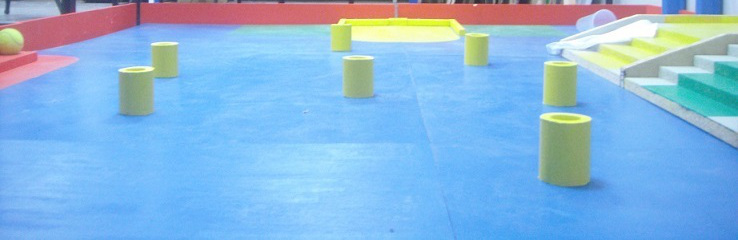
#> input picture Informatique/ColorDetection/test1.JPG, 738 x 240 px
$ python -i CannyDetection.py   (imports and definitions only)
#> lines starting #> are read from the running program, lines starting #| are printed output that depends on the picture; after the words box and inside, x2 and y2 are one past the last pixel; in counts of white or black regions, pixels touching at a corner belong together
#> further down, picture is the input picture: shape (240, 738, 3); mean B, G, R 221.6, 182.3, 136
# -*- coding: utf-8 -*-
"""
Created on Wed Dec 17 23:51:20 2014

@author: Darkpudding
"""

import numpy as np
import cv2

class CannyDetection:

    # used in cv2.createTrackBar
    @staticmethod
    def nothing(x):
        pass

    @staticmethod
    def runImage(imgOriginal):

        # set up the HSV color of our objects
        cv2.namedWindow('Reglage Couleur')
        cv2.createTrackbar("LowH", "Reglage Couleur", 0, 179, CannyDetection.nothing); # Hue (0 - 179)
        cv2.createTrackbar("HighH", "Reglage Couleur", 179, 179, CannyDetection.nothing);
        cv2.createTrackbar("LowS", "Reglage Couleur", 0, 255, CannyDetection.nothing); # Saturation (0 - 255)
        cv2.createTrackbar("HighS", "Reglage Couleur", 255, 255, CannyDetection.nothing);
        cv2.createTrackbar("LowV", "Reglage Couleur", 0, 255, CannyDetection.nothing); # Value (0 - 255)
        cv2.createTrackbar("HighV", "Reglage Couleur", 255, 255, CannyDetection.nothing);
        cv2.createTrackbar("Resolution", "Reglage Couleur", 5, 10, CannyDetection.nothing); # erode, dilate size

        imgThresholded = imgOriginal.copy()

        while True:

            imgHSV = cv2.cvtColor(imgOriginal, cv2.COLOR_BGR2HSV) # Convert the captured frame from BGR to HSV
#> imgHSV: shape (240, 738, 3); mean H, S, V 100.2, 118.1, 234.1
            # lowe_HSV= [LowH,LowS,LowV]  upper_HSV = [HighH,HighS,HighV]
            lower_HSV = np.array([cv2.getTrackbarPos('LowH','Reglage Couleur'),cv2.getTrackbarPos('LowS','Reglage Couleur'),cv2.getTrackbarPos('LowV','Reglage Couleur')])
            upper_HSV = np.array([cv2.getTrackbarPos('HighH','Reglage Couleur'),cv2.getTrackbarPos('HighS','Reglage Couleur'),cv2.getTrackbarPos('HighV','Reglage Couleur')])
            s = cv2.getTrackbarPos("Resolution", "Reglage Couleur")+1  # erode, dilate size

            imgThresholded = cv2.inRange(imgHSV, lower_HSV, upper_HSV) #Threshold the image
#> imgThresholded: shape (240, 738); every value is 255

            # morphological opening (remove small objects from the foreground)
            imgThresholded = cv2.erode(imgThresholded, cv2.getStructuringElement(cv2.MORPH_ELLIPSE, (s, s)) );
            imgThresholded = cv2.dilate(imgThresholded, cv2.getStructuringElement(cv2.MORPH_ELLIPSE, (s, s)) );

            # morphological closing (fill small holecv2.createTrackbar("Resolution", "Control", 5, 10, ColorDetection.nothing);s in the foreground)
            imgThresholded = cv2.dilate(imgThresholded, cv2.getStructuringElement(cv2.MORPH_ELLIPSE, (s, s)) );
            imgThresholded = cv2.erode(imgThresholded, cv2.getStructuringElement(cv2.MORPH_ELLIPSE, (s, s)) );

            cv2.imshow("Thresholded Image", imgThresholded); # show the thresholded image
            cv2.imshow("Original", imgOriginal); # show the original image

            if cv2.waitKey(30) == 27: # wait for 'esc' key press for 30ms. If 'esc' key is pressed, break loop
#> (key Esc is pressed here)
                print("esc key is pressed by user")
                break

        # Release the windows
        cv2.destroyAllWindows()

        #----------------------------------------
        # Shape detection part

        cv2.namedWindow('Control') # create a window called "Control"

        # Create trackbars in "Control" window
        cv2.createTrackbar("e", "Control", 0,255, CannyDetection.nothing);
        cv2.createTrackbar("rogner", "Control", 28,255, CannyDetection.nothing);
        cv2.createTrackbar("canny1", "Control", 0,255, CannyDetection.nothing);
        cv2.createTrackbar("canny2", "Control", 28,255, CannyDetection.nothing);

        while True:

            e = cv2.getTrackbarPos("e", "Control") # TEST
            i = cv2.getTrackbarPos("rogner", "Control")
            t1 = cv2.getTrackbarPos("canny1", "Control")
            t2 = cv2.getTrackbarPos("canny2", "Control")

            # Contours simple
            imgContours = imgThresholded.copy()
            contours,_ = cv2.findContours(imgContours,cv2.RETR_TREE,cv2.CHAIN_APPROX_SIMPLE)
#> contours = [[[0, 0], [0, 239], [737, 239], [737, 0]]]
            imgContours = imgOriginal.copy()
            cv2.drawContours(imgContours, contours, -1, (0,255,0), 2)
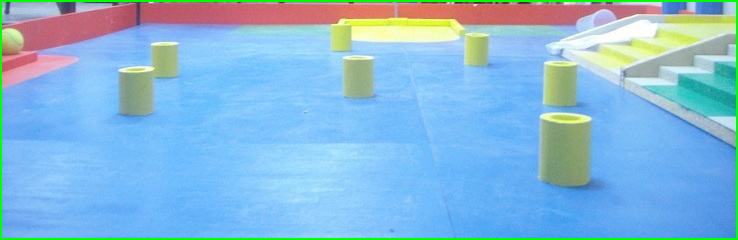
#> imgContours: shape (240, 738, 3); 2.2% of pixels changed, all inside (x1, y1, x2, y2) = (0, 0, 738, 240)
            for cnt in contours :
                approx = cv2.approxPolyDP(cnt,e+1,True) # TEST
                cv2.drawContours(imgContours, approx, -1, (0,0,255), 2) # TEST
#> this loop made 1 pass
#> approx on pass 1: [[0, 0], [0, 239], [737, 239], [737, 0]]

            # Intersection de Contours Canny avec imgT, puis rogner
            imgT = cv2.Canny(imgOriginal, t1, t2)
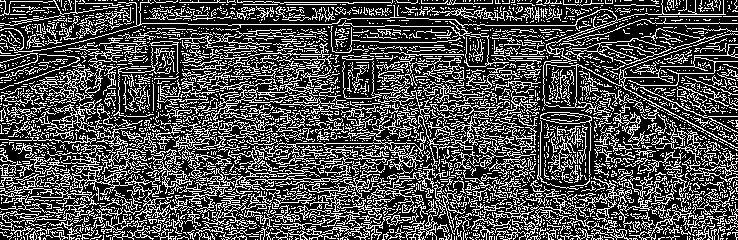
#> imgT: shape (240, 738); 30.6% white in thin lines or dots
            imgThresholded1 = cv2.dilate(imgThresholded, cv2.getStructuringElement(cv2.MORPH_ELLIPSE, (i+1, i+1)) )
            imgContoursColor = cv2.bitwise_and(imgT,imgThresholded1)
            contoursColor,_ = cv2.findContours(imgContoursColor,cv2.RETR_TREE,cv2.CHAIN_APPROX_SIMPLE)
#> contoursColor = 3687 contours, 3503 with area under 20; largest, box (x1, y1, x2, y2) and area: (28, 126, 165, 208) 492, (540, 112, 592, 177) 438, (540, 112, 592, 124) 431, (49, 45, 123, 100) 392, (225, 168, 367, 205) 290
            imgContoursColor = imgOriginal.copy()
            cv2.drawContours(imgContoursColor, contoursColor, -1, (0,255,0), 2)
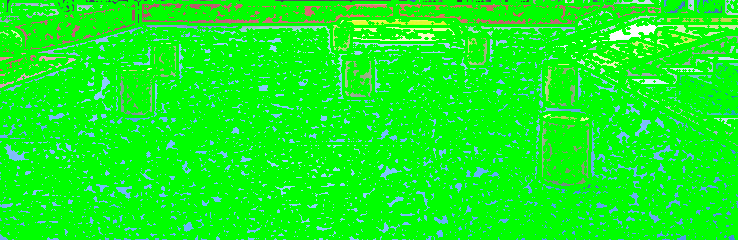
#> imgContoursColor: shape (240, 738, 3); mean B, G, R 29.6, 244.4, 21

            cv2.imshow("Contours Simple", imgContours);
            cv2.imshow("Intersection Canny-Couleur + rogner", imgContoursColor);
            # cv2.imshow("Original", imgOriginal); # show the original image

            if cv2.waitKey(30) == 27: # wait for 'esc' key press for 30ms. If 'esc' key is pressed, break loop
#> (key Esc is pressed here)
                print("esc key is pressed by user")
                break

        # When everything done, release the windows
        cv2.destroyAllWindows()

>>> import cv2
>>> picture = cv2.imread('test1.JPG')
>>> result = CannyDetection().runImage(picture)

$ run again, on Informatique/ColorDetection/test2.JPG
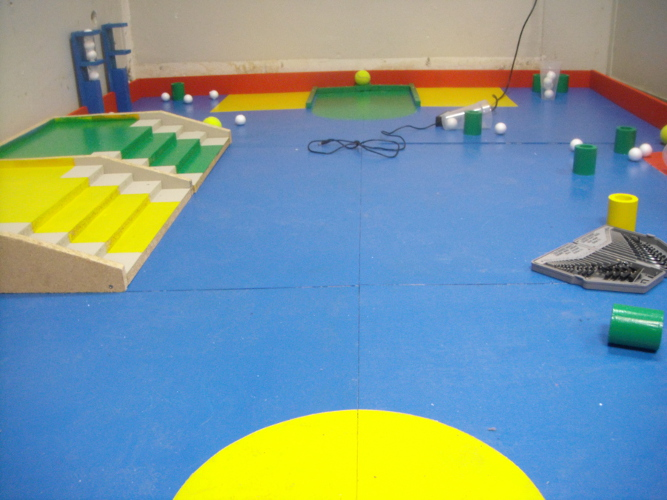
#> input picture Informatique/ColorDetection/test2.JPG, 667 x 500 px
#> picture is the input picture: shape (500, 667, 3); mean B, G, R 155.1, 153, 124.4
#> imgHSV: shape (500, 667, 3); mean H, S, V 74.7, 136.8, 195.4
#> imgThresholded: shape (500, 667); every value is 255
#> contours = [[[0, 0], [0, 499], [666, 499], [666, 0]]]
#> the loop in runImage, `for cnt in contours :` made 1 pass
#> approx on pass 1: [[0, 0], [0, 499], [666, 499], [666, 0]]
#> in runImage, `imgT = cv2.Canny(imgOriginal, t1, t2)`:
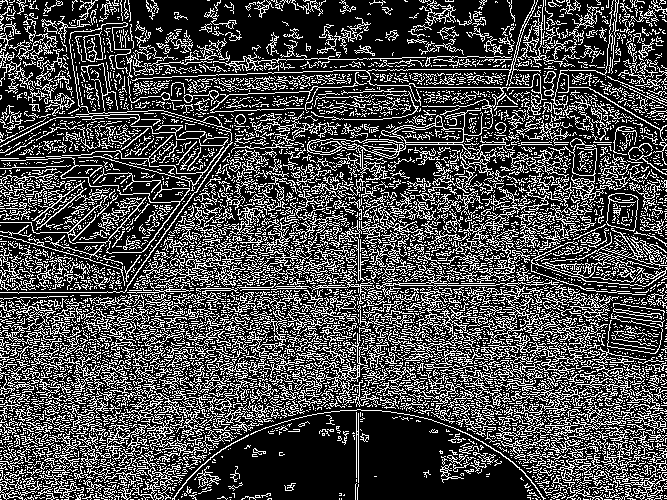
#> imgT: shape (500, 667); 28.9% white in thin lines or dots
#> contoursColor = 7348 contours, 6906 with area under 20; largest, box (x1, y1, x2, y2) and area: (131, 0, 547, 180) 1892, (606, 193, 639, 232) 962, (606, 193, 639, 231) 950, (393, 125, 464, 143) 896, (376, 268, 562, 345) 703
#> in runImage, `cv2.drawContours(imgContoursColor, contoursColor, -1, (0,255,0), 2)`:
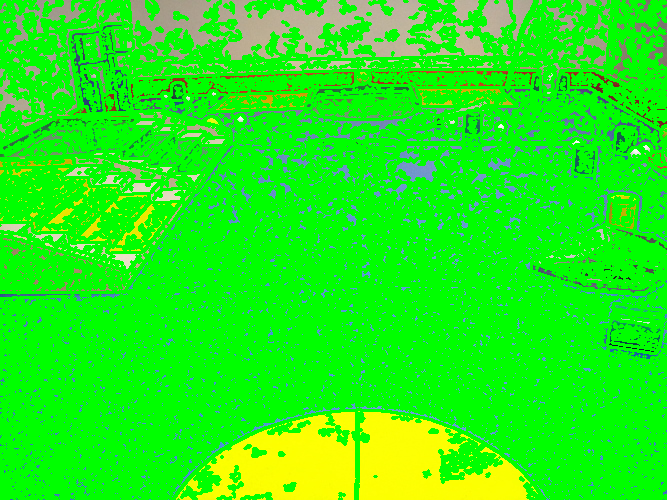
#> imgContoursColor: shape (500, 667, 3); mean B, G, R 21.3, 240, 34.7
